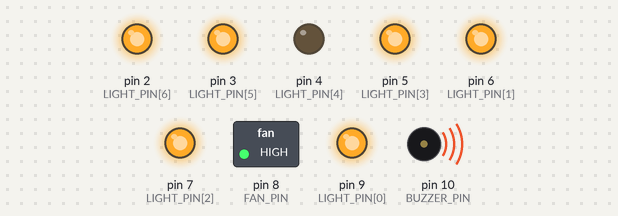
Bench run of a sketch on a simulated Arduino Uno, built with avr-gcc and run on an emulated ATmega328P. Parts: switched loads named in the sketch (green lamp = pin HIGH), output pins drawn as LEDs (lit = HIGH), buzzer (waves = sounding).

Above: at 2.17 s.
At 6.73 s:
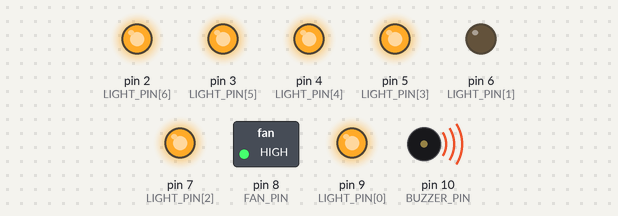
At 9.23 s:
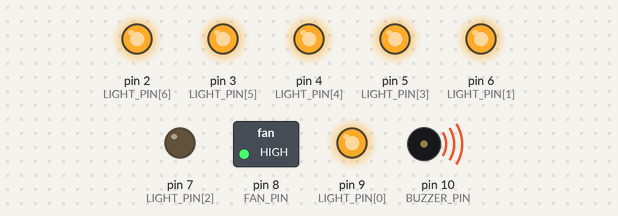
At 13.1 s:
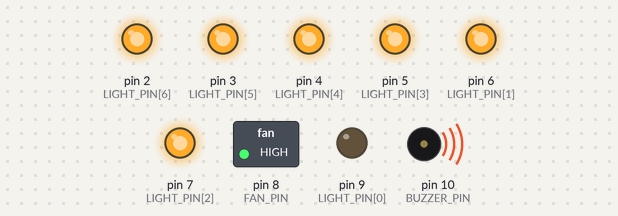
At 23.6 s:
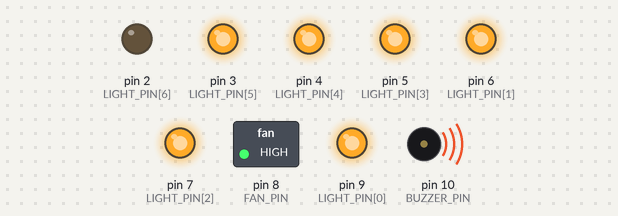
At 36.0 s:
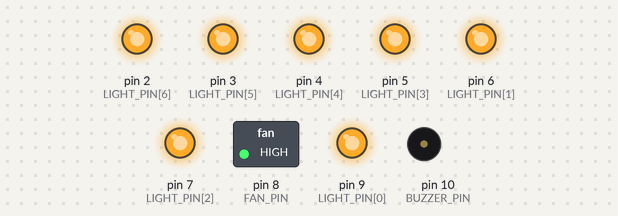
Timing chart, 0 to 37.5 s (numbered marks = the images above):
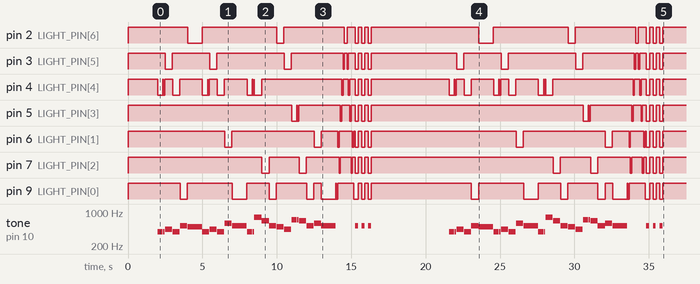

The sketch:

happy_birthday_lights.ino
```cpp
/*
  Happy Birthday - light show  (Arduino UNO R4 WiFi + 8-channel relay)

  The 7 lights flash with the Happy Birthday melody. Each note of the song
  switches ON one light for as long as the note lasts:

      note  C  D  E  F  G  A  B
      light 1  2  3  4  5  6  7      (same note in any octave = same light)

  The fan relay is NOT used. Relays are active LOW (LOW = light ON).
  Optional: a passive buzzer on pin D10 plays the real tune (see BUZZER_PIN).

  Note: this sketch replaces SmartNest on the board. Upload smartnest_v2 again
  afterwards to get the home control back.
*/

// ---------- Relay pins (same wiring as SmartNest) ----------
// order = notes C D E F G A B  ->  Bulb1, Bulb2, Bulb3, Bulb4, Smoke light, Temp light, Dark light
const uint8_t LIGHT_PIN[7] = {9, 6, 7, 5, 4, 3, 2};
const uint8_t FAN_PIN = 8;               // kept OFF the whole time

// ---------- Optional buzzer ----------
const int BUZZER_PIN = 10;               // passive buzzer: + to D10, - to GND. Set to -1 if you have none.

// ---------- Song settings ----------
const unsigned int UNIT_MS = 125;        // length of one sixteenth note. Bigger = slower song
const unsigned int GAP_MS  = 25;         // short pause between notes so repeated notes are visible
const unsigned long PAUSE_BETWEEN_PLAYS_MS = 5000;

struct Note {
  uint16_t freq;     // Hz
  uint8_t  units;    // length in sixteenths
  int8_t   light;    // 0..6 (C..B)
};

// Notes: C=0 D=1 E=2 F=3 G=4 A=5 B=6
#define C4 262
#define D4 294
#define E4 330
#define F4 349
#define G4 392
#define A4 440
#define B4 494
#define C5 523
#define D5 587
#define E5 659
#define F5 698
#define G5 784

const Note SONG[] = {
  // Happy birthday to you
  {G4, 3, 4}, {G4, 1, 4}, {A4, 4, 5}, {G4, 4, 4}, {C5, 4, 0}, {B4, 8, 6},
  // Happy birthday to you
  {G4, 3, 4}, {G4, 1, 4}, {A4, 4, 5}, {G4, 4, 4}, {D5, 4, 1}, {C5, 8, 0},
  // Happy birthday dear (name)
  {G4, 3, 4}, {G4, 1, 4}, {G5, 4, 4}, {E5, 4, 2}, {C5, 4, 0}, {B4, 4, 6}, {A4, 4, 5},
  // Happy birthday to you
  {F5, 3, 3}, {F5, 1, 3}, {E5, 4, 2}, {C5, 4, 0}, {D5, 4, 1}, {C5, 8, 0},
};
const int SONG_LEN = sizeof(SONG) / sizeof(SONG[0]);

// ---------- Helpers ----------
void lightOn(int i)  { digitalWrite(LIGHT_PIN[i], LOW); }    // active LOW
void lightOff(int i) { digitalWrite(LIGHT_PIN[i], HIGH); }

void allLights(bool on) {
  for (int i = 0; i < 7; i++) digitalWrite(LIGHT_PIN[i], on ? LOW : HIGH);
}

void playNote(const Note &n) {
  digitalWrite(FAN_PIN, HIGH);            // keep the fan OFF
  unsigned long total = (unsigned long)n.units * UNIT_MS;
  unsigned long on = total > GAP_MS ? total - GAP_MS : total;
  lightOn(n.light);
  if (BUZZER_PIN >= 0) tone(BUZZER_PIN, n.freq, on);
  delay(on);
  lightOff(n.light);
  if (BUZZER_PIN >= 0) noTone(BUZZER_PIN);
  delay(total - on);
}

// Finale: lights run left to right and back, then all flash 3 times
void finale() {
  for (int i = 0; i < 7; i++)  { lightOn(i);  delay(90); lightOff(i); }
  for (int i = 6; i >= 0; i--) { lightOn(i);  delay(90); lightOff(i); }
  for (int k = 0; k < 3; k++) {
    allLights(true);
    if (BUZZER_PIN >= 0) tone(BUZZER_PIN, C5, 200);
    delay(220);
    allLights(false);
    delay(220);
  }
}

void setup() {
  // everything OFF first (HIGH) so nothing flickers when the board starts
  pinMode(FAN_PIN, OUTPUT);
  digitalWrite(FAN_PIN, HIGH);           // fan OFF
  for (int i = 0; i < 7; i++) {
    pinMode(LIGHT_PIN[i], OUTPUT);
    digitalWrite(LIGHT_PIN[i], HIGH);
  }
  if (BUZZER_PIN >= 0) pinMode(BUZZER_PIN, OUTPUT);
  delay(2000);                            // short wait before the first play
}

void loop() {
  digitalWrite(FAN_PIN, HIGH);            // keep the fan OFF
  for (int i = 0; i < SONG_LEN; i++) playNote(SONG[i]);
  finale();
  delay(PAUSE_BETWEEN_PLAYS_MS);          // then it plays again
}
```

Measured:
- by itself, pin 2 (LIGHT_PIN[6]): HIGH → LOW at 4.0 s, → HIGH 0.98 s later, → LOW 5.0 s later, → HIGH 0.48 s later, … (24 changes in this stretch)
- by itself, pin 3 (LIGHT_PIN[5]): HIGH → LOW at 2.5 s, → HIGH 0.48 s later, → LOW 2.5 s later, → HIGH 0.48 s later, … (32 changes in this stretch)
- by itself, pin 6 (LIGHT_PIN[1]): HIGH → LOW at 6.5 s, → HIGH 0.48 s later, → LOW 5.5 s later, → HIGH 0.48 s later, … (28 changes in this stretch)
- by itself, pin 7 (LIGHT_PIN[2]): HIGH → LOW at 9.0 s, → HIGH 0.48 s later, → LOW 2.0 s later, → HIGH 0.48 s later, … (28 changes in this stretch)
- by itself, pin 9 (LIGHT_PIN[0]): HIGH → LOW at 3.5 s, → HIGH 0.48 s later, → LOW 3.0 s later, → HIGH 0.98 s later, … (36 changes in this stretch)
- by itself, tone on pin 10 (BUZZER_PIN): plays 392 Hz for 0.35 s, 392 Hz for 0.10 s, 440 Hz for 0.48 s, 392 Hz for 0.48 s, 523 Hz for 0.48 s, 494 Hz for 0.98 s … (56 notes in this stretch)
